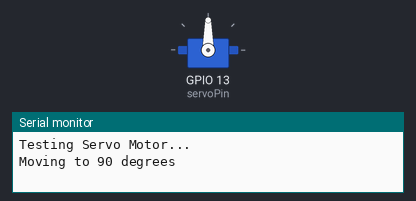
This sketch was run on a simulated ESP32. Shown: servo, the last lines printed to the serial monitor.

Above: at 0.05 s.
At 4.0 s:
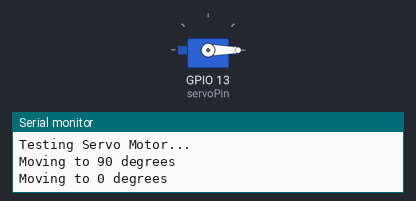
Timing chart, 0 to 5.2 s (numbered marks = the images above):
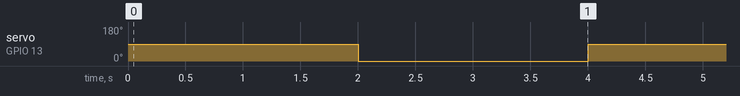

The sketch:

gate_testing.ino
```cpp
// #include <Arduino.h>
// #include <IRremoteESP8266.h>
// #include <IRutils.h>
// #include <IRrecv.h>
// #include <ESP32Servo.h>

// Servo myservo;

// const int servoPin = 18;
// const uint16_t IR_RECEIVE_PIN = 14;

// IRrecv irrecv(IR_RECEIVE_PIN);
// decode_results results;

// // Prototype with uint64_t to prevent sign-extension bugs
// String decodeKeyValue(uint64_t result);

// void setup() {
//   Serial.begin(115200);

//   // Start the IR receiver
//   irrecv.enableIRIn();

//   // Configure Servo with ESP32 PWM allocation
//   ESP32PWM::allocateTimer(0);
//   ESP32PWM::allocateTimer(1);
//   ESP32PWM::allocateTimer(2);
//   ESP32PWM::allocateTimer(3);

//   myservo.setPeriodHertz(50);          // Standard 50Hz servo
//   myservo.attach(servoPin, 500, 2400); // Attach servo to pin 18
//   myservo.write(0);                    // Set initial position to 0 degrees

//   Serial.println("System Ready. Press '0' on remote...");
// }

// void loop() {
//   if (irrecv.decode(&results)) {
//     // Print raw value to Serial Monitor for troubleshooting
//     Serial.print("Received Hex: 0x");
//     serialPrintUint64(results.value, HEX);
//     Serial.println();

//     String key = decodeKeyValue(results.value);

//     if (key == "0") {
//       Serial.println("Key 0 pressed! Moving servo to 90 degrees...");

//       // Direct move to 90 degrees
//       myservo.write(90);
//     }
//     else if (key == "POWER") {
//       Serial.println("Power pressed! Resetting servo to 0 degrees...");
//       myservo.write(0);
//     }

//     // Resume receiving IR signals
//     irrecv.resume();
//   }
// }

// // Fixed function signature using uint64_t
// String decodeKeyValue(uint64_t result) {
//   switch (result) {
//     case 0xFF6897: return "0";
//     case 0xFF30CF: return "1";
//     case 0xFF18E7: return "2";
//     case 0xFF7A85: return "3";
//     case 0xFF10EF: return "4";
//     case 0xFF38C7: return "5";
//     case 0xFF5AA5: return "6";
//     case 0xFF42BD: return "7";
//     case 0xFF4AB5: return "8";
//     case 0xFF52AD: return "9";
//     case 0xFF906F: return "+";
//     case 0xFFA857: return "-";
//     case 0xFFE01F: return "EQ";
//     case 0xFFB04F: return "U/SD";
//     case 0xFF9867: return "CYCLE";
//     case 0xFF22DD: return "PLAY/PAUSE";
//     case 0xFF02FD: return "BACKWARD";
//     case 0xFFC23D: return "FORWARD";
//     case 0xFFA25D: return "POWER";
//     case 0xFFE21D: return "MUTE";
//     case 0xFF629D: return "MODE";
//     default:       return "ERROR";
//   }
// }


//////////////////////////////////////////////////////
#include <Arduino.h>
#include <ESP32Servo.h>

Servo testServo;
const int servoPin = 13; // Try 13 or 4 if 18 doesn't respond

void setup() {
  Serial.begin(115200);

  // Attach servo with standard 500-2400us pulse width
  testServo.attach(servoPin, 500, 2400);
  Serial.println("Testing Servo Motor...");
}

void loop() {
  Serial.println("Moving to 90 degrees");
  testServo.write(90);
  delay(2000);

  Serial.println("Moving to 0 degrees");
  testServo.write(0);
  delay(2000);
}
```

Measured:
- by itself, servo on GPIO 13 (servoPin): alternates 90° for 2.0 s and 0° for 2.0 s
